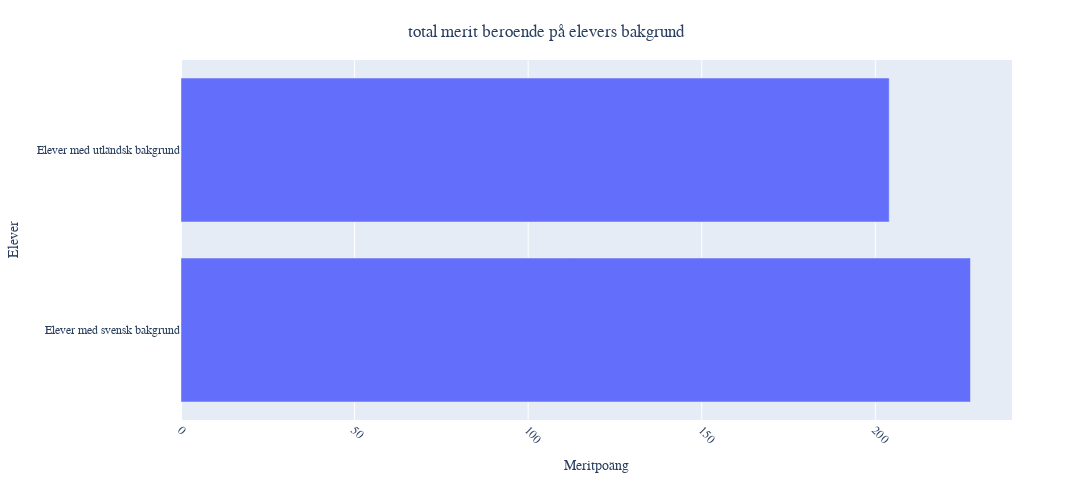

The cell this chart's notebook holds for it:
### Code cell
df_table1b_fourth = pd.read_excel("../data/betyg_o_prov_riksnivå.xlsx", sheet_name="Tabell 1B", skiprows=7)
df_table1b_fourth
student_compare = df_table1b_fourth.loc[12:13]

student_compare = student_compare.rename(columns={"Unnamed: 0": "Elever", "Totalt": "Genomsnitt meritpoäng", "Flickor": "Flickor", "pojkar": "Pojkar"})
catergory_orders={"sex": ["Flickor", "Pojkar"]}
fig = px.bar(student_compare, 
             x="Genomsnitt meritpoäng", 
             y="Elever", 
             color_discrete_map={"Flickor": "blue", "Pojkar": "green"},
                             width=1200, height=500,
  # Does not work...
             )

fig.update_layout(
    title="total merit beroende på elevers bakgrund",
    xaxis_title="Meritpoäng",
    yaxis_title="Elever",
    font=dict(size=14),  
    legend=dict(title=None, orientation="h", yanchor="bottom", y=1.02, xanchor="right", x=1),
    bargap=0.2, 
    xaxis=dict(tickfont=dict(size=12)),  
    yaxis=dict(tickfont=dict(size=12)),  
)
fig.update_layout(font=dict(family="Arial", size=12))
fig.update_layout(xaxis=dict(showgrid=True), yaxis=dict(showgrid=False))
fig.update_layout(title=dict(x=0.50, y=0.95))  


fig.update_xaxes(tickangle=45)

fig.show()
fig.write_html("Visualisering/plot_1c_2")

### Figure 1 — Plotly figure (JSON) as saved in the notebook; plotly's stock layout.template omitted (floating-point values rounded to 4 significant figures)
{"data": [{"alignmentgroup": "True", "hovertemplate": "Genomsnitt meritpoäng=%{x}<br>Elever=%{y}<extra></extra>", "legendgroup": "", "marker": {"color": "#636efa", "pattern": {"shape": ""}}, "name": "", "offsetgroup": "", "orientation": "h", "showlegend": false, "textposition": "auto", "type": "bar", "x": [227.4, 204], "xaxis": "x", "y": ["Elever med svensk bakgrund", "Elever med utländsk bakgrund"], "yaxis": "y"}], "layout": {"bargap": 0.2, "barmode": "relative", "font": {"family": "Arial", "size": 12}, "height": 500, "legend": {"orientation": "h", "title": {}, "tracegroupgap": 0, "x": 1, "xanchor": "right", "y": 1.02, "yanchor": "bottom"}, "margin": {"t": 60}, "title": {"text": "total merit beroende på elevers bakgrund", "x": 0.5, "y": 0.95}, "width": 1200, "xaxis": {"anchor": "y", "domain": [0, 1], "showgrid": true, "tickangle": 45, "tickfont": {"size": 12}, "title": {"text": "Meritpoäng"}}, "yaxis": {"anchor": "x", "domain": [0, 1], "showgrid": false, "tickfont": {"size": 12}, "title": {"text": "Elever"}}}}
